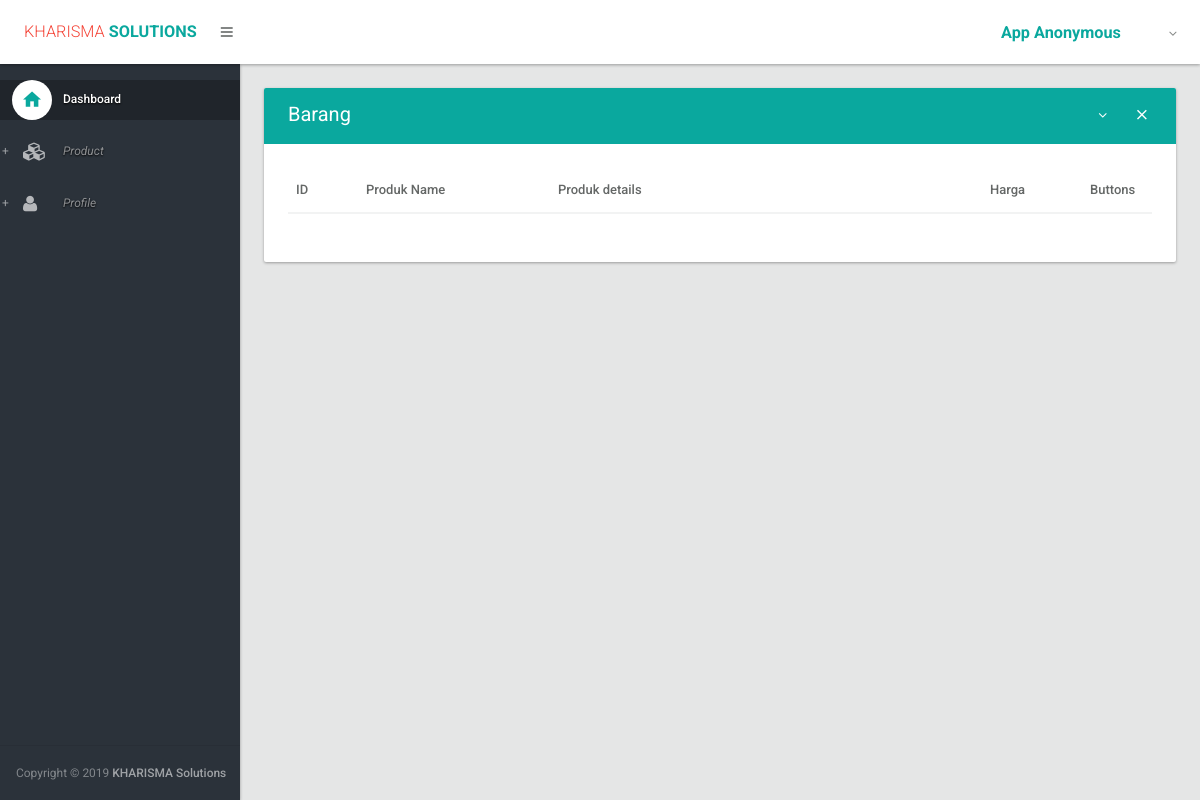
The app's page /barang/, older data.
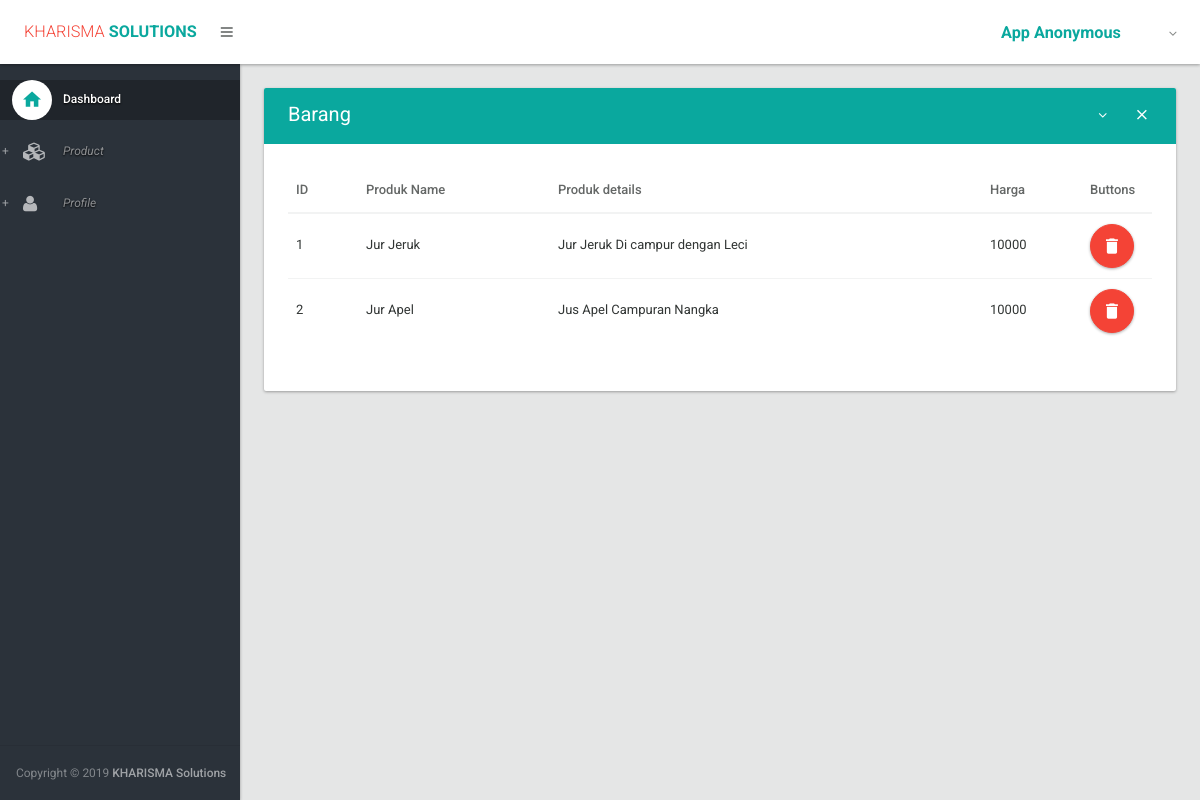
The same page, newer data.
### barang/models.py (models this page shows, shortened)
class Product(models.Model):
    product_name = models.CharField(max_length=200)
    product_details = models.TextField()
    harga = models.IntegerField()
    active = models.IntegerField(default='1')

### barang/views.py (the view)
def data_barang(request):
    product = Product.objects.all()
    return render(request,'data_barang.html',{'pro':product})

### barang/templates/data_barang.html (shortened to what this page needs)
{% extends 'accounts/layout.html' %}
{% block content %}
<section>
<div class="section-body">
    <div class="row">
        <div class="col-lg-12">
            <div class="card">
		<div class="card-head style-primary">
                   <header>Barang</header>
                   <div class="tools">
                       <a class="btn btn-icon-toggle btn-collapse"><i class="fa fa-angle-down"></i></a>
                       <a class="btn btn-icon-toggle btn-close"><i class="md md-close"></i></a>
                    </div>
                 </div>
		 <div class="card-body">
                    <div class="table-responsive">
                    <table id="datatable2" class="table order-column hover">
                    <thead>
                      <tr>
                        <th width="70px">ID</th>
                        <th>Produk Name</th>
                        <th width="50%">Produk details</th>
                        <th width="100px">Harga</th>
                        <th width="70px">Buttons</th>
                      </tr>
                    </thead>
                    <tbody>
                    {% for produk in pro %}
                      <tr class="gradeX">
                        <td>{{ produk.id }}</td>
                        <td>{{ produk.product_name }}</td>
                        <td>{{ produk.product_details }}</td>
                        <td>{{ produk.harga }}</td>
                        <td><a href="{% url 'barang:e-order' produk.id %}" class="btn ink-reaction btn-floating-action btn-danger" onclick="return confirm('Anda ingin Menghapus Data Ini?')"><i class="md md-delete"></i> </a>
                        </td>
                      </tr>
                    {% endfor %}
                    </tbody>
                    </table>
                   </div>
	    </div>
	</div>
    </div>
</div>
</section>
{% endblock %}

### accounts/templates/accounts/layout.html (shortened to what this page needs)
{% load static from staticfiles %}
<!DOCTYPE html>
<html lang="en">
<head>
	<link type="text/css" rel="stylesheet" href="{% static 'css/bootstrap.css' %}" />
	<link type="text/css" rel="stylesheet" href="{% static 'css/materialadmin.css' %}" />
	<link type="text/css" rel="stylesheet" href="{% static 'css/font-awesome.min.css' %}" />
	<link type="text/css" rel="stylesheet" href="{% static 'css/material-design-iconic-font.min.css' %}" />
	<link type="text/css" rel="stylesheet" href="{% static 'css/libs/DataTables/jquery.dataTables.css' %}" />
	<link type="text/css" rel="stylesheet" href="{% static 'css/libs/DataTables/extensions/dataTables.colVis.css' %}" />
	<link type="text/css" rel="stylesheet" href="{% static 'css/libs/DataTables/extensions/dataTables.tableTools.css' %}" />
	<link type="text/css" rel="stylesheet" href="{% static 'css/libs/select2/select2.css' %}" />
	<link type="text/css" rel="stylesheet" href="{% static 'css/print.css' %}" />
</head>
<body class="menubar-pin menubar-hoverable header-fixed ">
<header id="header" >
  <div class="headerbar">
	<div class="headerbar-left">
		<ul class="header-nav header-nav-options">
		   <li class="header-nav-brand" >
			<div class="brand-holder">
			<a href="{% url 'home' %}">
			<span class="text-lg text-light text-danger">KHARISMA</span><span class="text-lg text-bold text-primary"> SOLUTIONS</span></a>
			</div>
		   </li>
		   <li>
			   <a class="btn btn-icon-toggle menubar-toggle" data-toggle="menubar" href="javascript:void(0);"><i class="fa fa-bars"></i></a>
		   </li>
		</ul>
	</div>
	<div class="headerbar-right">
	  <ul class="header-nav header-nav-profile">
	     <li class="dropdown">
	     <a href="javascript:void(0);" class="dropdown-toggle ink-reaction" data-toggle="dropdown">
               <span class="profile-info">
	         <h4 class="text-lg text-bold text-primary">App
	            {% if user.is_authenticated %}{{ user.first_name }} {{ user.last_name }} {%else%} Anonymous {% endif %}</h4>
	       </span>
	     </a>
	     </li>
	   </ul>
	</div>
  </div>
</header>
<div id="base">
   <div id="content">
    {% block content %}{% endblock %}
    </div>
    <div id="menubar" class="menubar-inverse ">
    <div class="menubar-scroll-panel">
	<ul id="main-menu" class="gui-controls">
	<li>
	  <a href="{% url 'home' %}" class="active">
	    <div class="gui-icon"><i class="md md-home"></i></div><span class="title">Dashboard</span>
	  </a>
	</li>
	<li class="gui-folder">
          <a><div class="gui-icon"><i class="fa fa-cubes"></i></div><span class="title">Product</span></a>
	</li>
	<li class="gui-folder">
	    <a><div class="gui-icon"><i class="fa fa-user"></i></div><span class="title">Profile</span></a>
		</li>
	</ul>
	<div class="menubar-foot-panel">
	  <small class="no-linebreak hidden-folded">
	    <span class="opacity-75">Copyright &copy; {% now "Y" %}</span> <strong>KHARISMA Solutions</strong>
	  </small>
	</div>
     </div>
   </div>
</div>
</body>
</html>

Row changes from the older to the newer data that the page shows:
added Product: id "1", product_name "Jur Jeruk", product_details "Jur Jeruk Di campur dengan Leci", harga "10000"
added Product: id "2", product_name "Jur Apel", product_details "Jus Apel Campuran Nangka", harga "10000"
